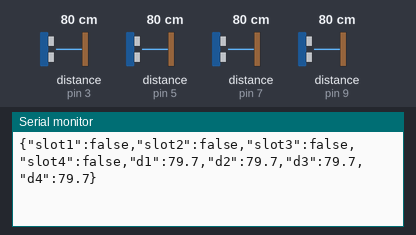
Bench run of a sketch on a simulated Arduino Uno, built with avr-gcc and run on an emulated ATmega328P. On the bench: the last lines printed to the serial monitor. Wiring (inferred from the names in the program): 4 × ultrasonic range finder: trigger pin 2, echo pin 3 / trigger pin 4, echo pin 5 / trigger pin 6, echo pin 7 / trigger pin 8, echo pin 9. The test bench sets the inputs (shaded band); at power-on: distance to the obstacle (sensors on pin 5, pin 7, pin 3, pin 9) 80 cm. The echo pulse lasts 58.3 µs per cm.

Above: at 4.2 s.
4.3 s: distance to the obstacle (sensor on pin 5) set to 5 cm
At 4.94 s:
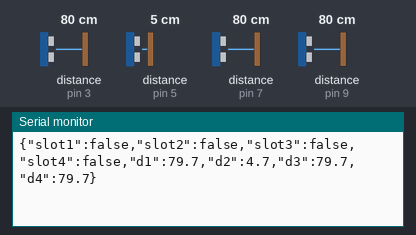
5.8 s: distance to the obstacle (sensor on pin 5) set to 2 cm
At 6.38 s:
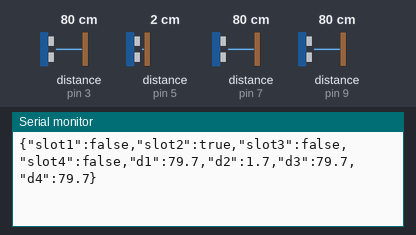
7.9 s: distance to the obstacle (sensor on pin 7) set to 5 cm
At 8.18 s:
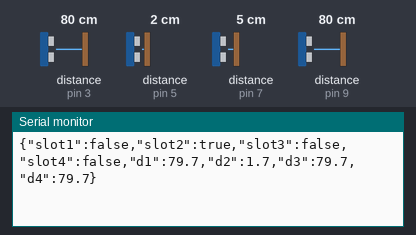
9.4 s: distance to the obstacle (sensor on pin 7) set to 2 cm
At 9.95 s:
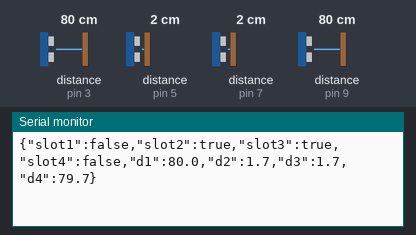

Measured:
- the behaviour switches between 4 and 3 cm on distance to the obstacle (sensor on pin 5) (found by bisection; images 1 and 2)
- the behaviour switches between 4 and 3 cm on distance to the obstacle (sensor on pin 7) (found by bisection; images 3 and 4)
- after the input at 4.3 s, the serial monitor: prints a new line after 0.40 s (image 1)
- after the input at 5.8 s, the serial monitor: prints a new line after 0.35 s (image 2)
- after the input at 9.4 s, the serial monitor: prints a new line after 0.32 s (image 4)

The sketch:

smart_parking.ino
```cpp
/*
 * Smart Parking System using Arduino Uno & 4 HC-SR04 Ultrasonic Sensors
 *
 * Pin Configuration:
 * - Slot 1: TRIG = Pin 2, ECHO = Pin 3
 * - Slot 2: TRIG = Pin 4, ECHO = Pin 5
 * - Slot 3: TRIG = Pin 6, ECHO = Pin 7
 * - Slot 4: TRIG = Pin 8, ECHO = Pin 9
 * - All VCC pins -> Arduino 5V (use breadboard power rail)
 * - All GND pins -> Arduino GND (use breadboard ground rail)
 *
 * Baud Rate: 9600
 * Output format: JSON string per measurement cycle
 */

// Define sensor pins
const int TRIG_PINS[4] = {2, 4, 6, 8};
const int ECHO_PINS[4] = {3, 5, 7, 9};

// Distance threshold in centimeters:
// If an object is closer than this threshold (< 3.0 cm), the slot is considered OCCUPIED (Not Vacant)
const float OCCUPIED_THRESHOLD_CM = 3.0;

// Maximum distance HC-SR04 can reliably measure (cm)
const unsigned long MAX_TIMEOUT_US = 25000; // ~400 cm timeout

void setup() {
  // Initialize Serial communication at 9600 baud
  Serial.begin(9600);

  // Set pin modes for all 4 sensors
  for (int i = 0; i < 4; i++) {
    pinMode(TRIG_PINS[i], OUTPUT);
    pinMode(ECHO_PINS[i], INPUT);
    digitalWrite(TRIG_PINS[i], LOW);
  }

  // Brief pause for sensor stabilization
  delay(500);
  Serial.println(F("{\"status\":\"system_ready\",\"slots\":4}"));
}

// Function to measure distance in centimeters for a specific slot (0 to 3)
float measureDistance(int slotIndex) {
  int trigPin = TRIG_PINS[slotIndex];
  int echoPin = ECHO_PINS[slotIndex];

  // Send a 10 microsecond HIGH pulse to trigger
  digitalWrite(trigPin, LOW);
  delayMicroseconds(2);
  digitalWrite(trigPin, HIGH);
  delayMicroseconds(10);
  digitalWrite(trigPin, LOW);

  // Measure pulse duration in microseconds
  unsigned long duration = pulseIn(echoPin, HIGH, MAX_TIMEOUT_US);

  // If timeout or out of range, return a large distance (vacant)
  if (duration == 0) {
    return 999.0;
  }

  // Speed of sound: ~0.0343 cm/us -> distance = (duration * 0.0343) / 2
  float distanceCm = (duration * 0.0343) / 2.0;
  return distanceCm;
}

void loop() {
  float distances[4];
  bool occupied[4];

  // Read each sensor sequentially with a short delay to prevent ultrasonic echo cross-interference
  for (int i = 0; i < 4; i++) {
    distances[i] = measureDistance(i);
    occupied[i] = (distances[i] > 0.0 && distances[i] < OCCUPIED_THRESHOLD_CM);
    delay(40); // 40ms separation between sensors to avoid overlapping echo pulses
  }

  // Output as a clean JSON line over Serial
  Serial.print(F("{\"slot1\":"));
  Serial.print(occupied[0] ? F("true") : F("false"));
  Serial.print(F(",\"slot2\":"));
  Serial.print(occupied[1] ? F("true") : F("false"));
  Serial.print(F(",\"slot3\":"));
  Serial.print(occupied[2] ? F("true") : F("false"));
  Serial.print(F(",\"slot4\":"));
  Serial.print(occupied[3] ? F("true") : F("false"));
  Serial.print(F(",\"d1\":"));
  Serial.print(distances[0], 1);
  Serial.print(F(",\"d2\":"));
  Serial.print(distances[1], 1);
  Serial.print(F(",\"d3\":"));
  Serial.print(distances[2], 1);
  Serial.print(F(",\"d4\":"));
  Serial.print(distances[3], 1);
  Serial.println(F("}"));

  // Cycle rate: updates every ~250ms (~4 Hz refresh rate)
  delay(150);
}
```
